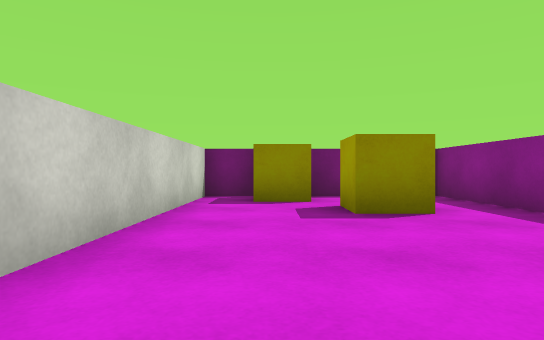
View 1 (above)

12 first-person views from a walk through a scene from a Unity 3-D project. The camera is 0.55 m above the floor, looks level and sees 75° across. The floor is counted in squares, 1 m on a side. Each view is taken from the middle of a square. On the plan, view 1 faces up. The plan holds only what a view shows up to about 9 squares ahead; the rest is blank. The player is left out. Surface patterns are stand-ins for the level's own textures.

View 2
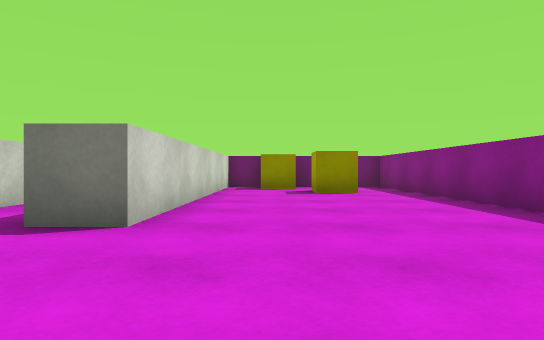

View 3
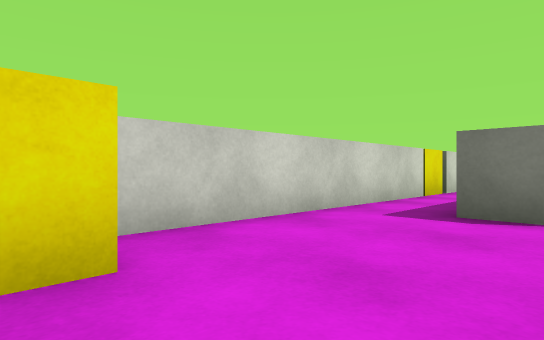

View 4
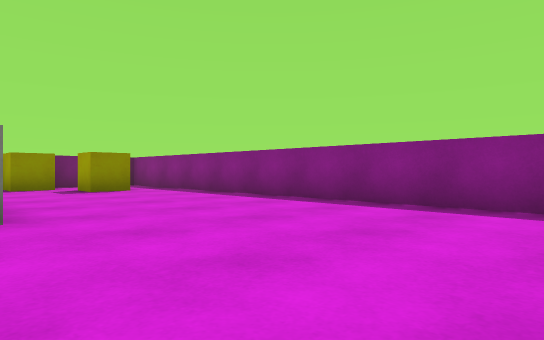

View 5
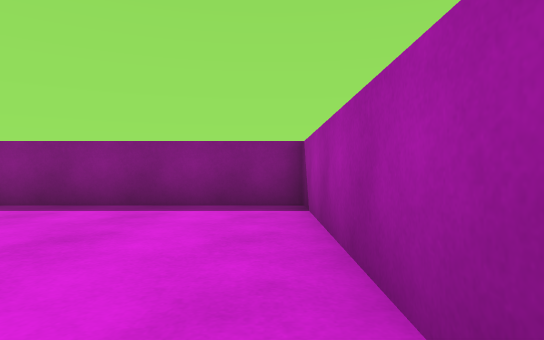

View 6
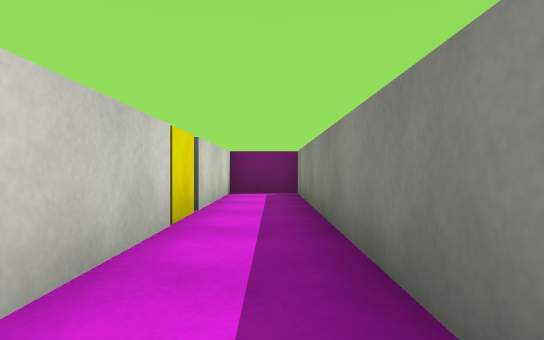

View 7
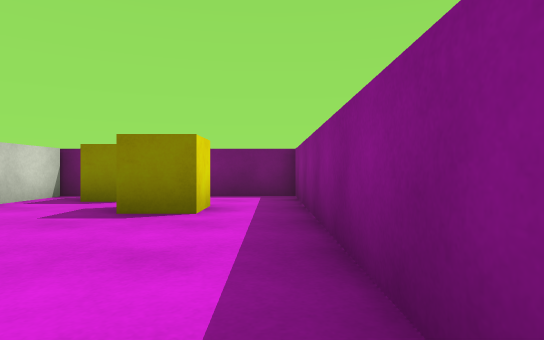

View 8
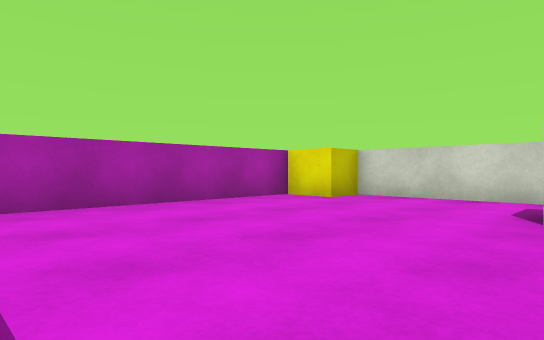

View 9
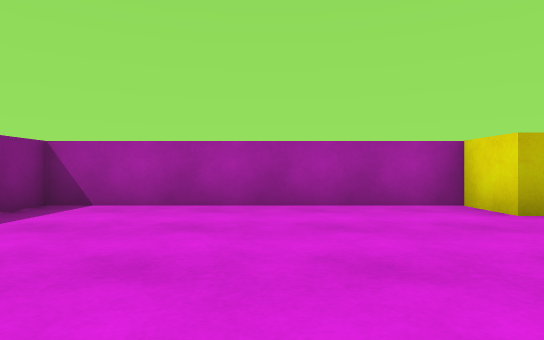

View 10
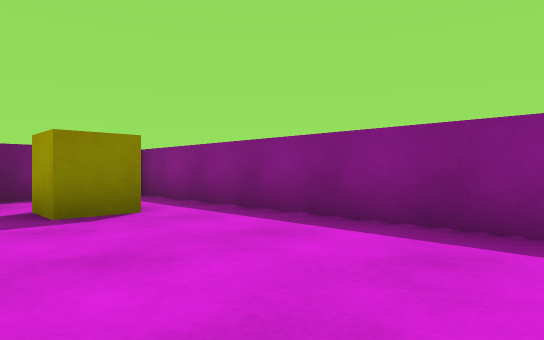

View 11
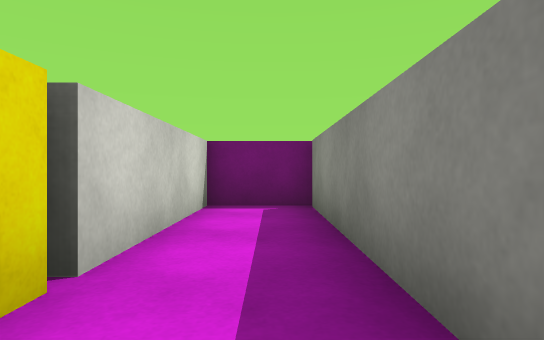

View 12
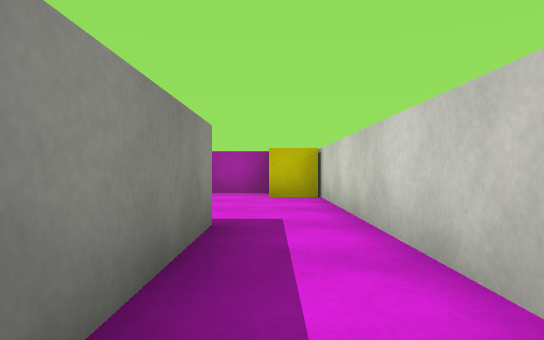

### Floor plan
Points are (right, up) in squares from view 1. A wall is a line through its corners. A room is listed if a view was taken in it or the views show most of it. See-through windows are left out.
Room 1 (views 1, 2, 3, 4, 5, 6, 7, 8, 9, 10, 11)
walls: (-4, 2.5) (-4, -4.8); (-3, -5.5) (3.5, -5.5) (3.5, 7.5) (-1.4, 7.5) (-1.4, -0.6) (-2.4, -0.6) (-2.4, 2.6)
ways out: opening at (-3, 3) to room 2
objects: yellow block (-3, -5) to (-3, -4); yellow block (0, 6) to (0, 7); yellow cube (1, 5) to (2, 5)
Room 2 (view 12)
walls: (-2.4, 2.6) (-2.4, 7.5) (-4, 7.5) (-4, 3.8)
ways out: opening at (-3, 3) to room 1
objects: yellow cube (-5, 3) to (-4, 3)

Positions as (right, up) in squares from view 1, and headings:
1: (0, 0), facing up
2: (0, -4), facing up
3: (-1, -5), facing up-left
4: (-2, -5), facing up-right
5: (-2, -5), facing right
6: (-3, -1), facing up
7: (3, 0), facing up
8: (3, 0), facing down-left
9: (0, 0), facing down
10: (0, 0), facing up-right
11: (-3, 2), facing up
12: (-3, 3), facing down
